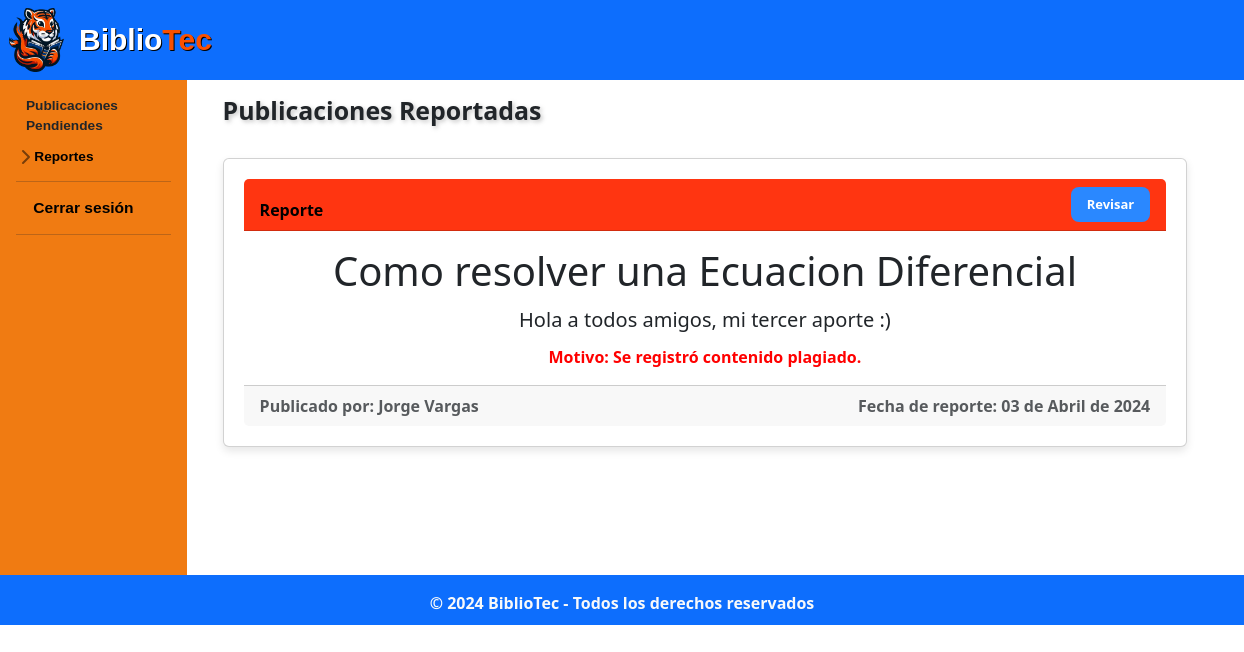
/administracion/administrador/rep_publicacion_pendiente.php, run on an earlier commit of the app's database.
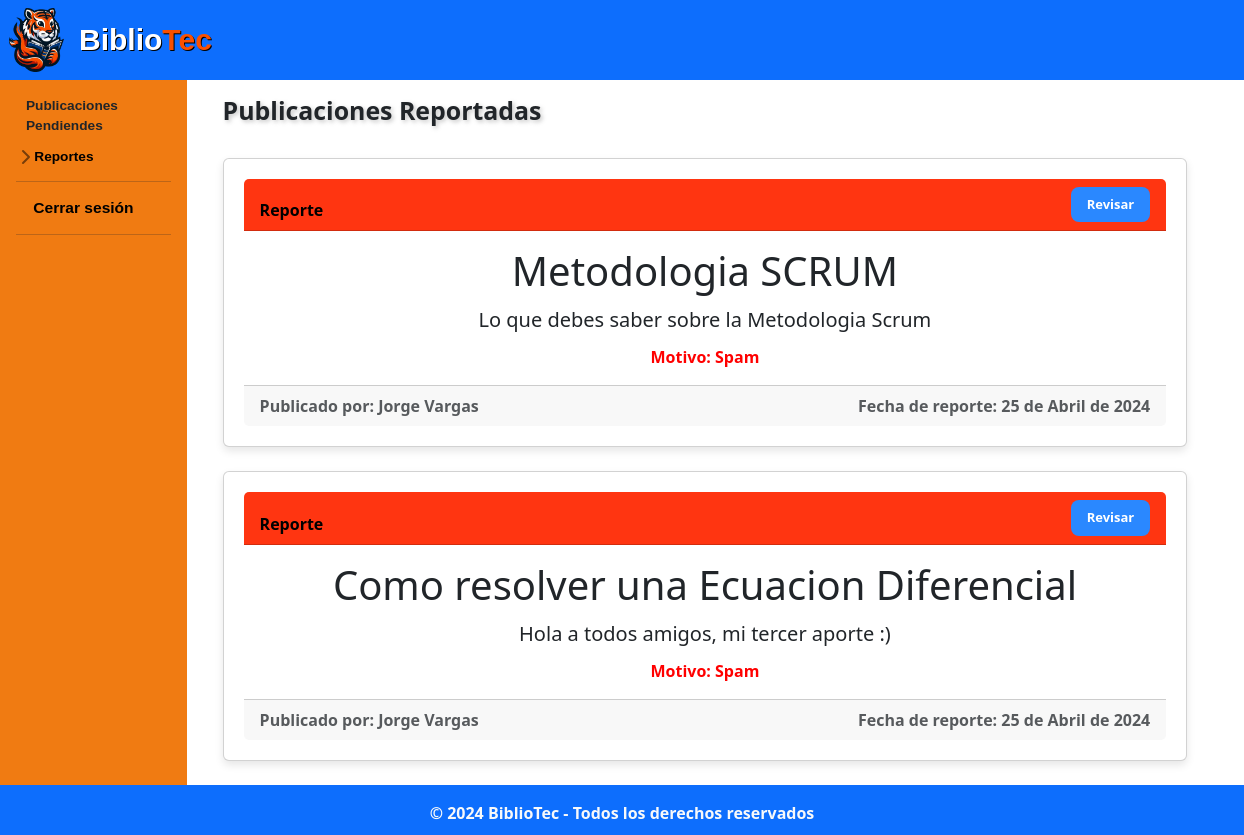
And on a later commit of the database.
### tables this page shows
CREATE TABLE IF NOT EXISTS `publicacion` (
  `idPub` int NOT NULL AUTO_INCREMENT,
  `id_Usuario` int NOT NULL,
  `titulo_Pub` varchar(50) NOT NULL,
  `fecha_Pub` date NOT NULL,
  `descrip_Pub` text NOT NULL,
  `calif_Pub` decimal(10,0) NOT NULL,
  `carrera_Pub` varchar(45) NOT NULL,
  `materia_Pub` varchar(60) NOT NULL,
  `tipo_pub` varchar(45) NOT NULL,
  `archivo_Pub` varchar(100) NOT NULL,
  `estado_Pub` tinyint(1) NOT NULL,
  PRIMARY KEY (`idPub`),
  KEY `fk_Publicacion_Usuario1_idx` (`id_Usuario`)
);

CREATE TABLE IF NOT EXISTS `usuario` (
  `idUsuario` int NOT NULL AUTO_INCREMENT,
  `nom_Us` varchar(50) NOT NULL,
  `apell_Us` varchar(50) NOT NULL,
  `carrera_Us` varchar(70) NOT NULL,
  `semestre_Us` varchar(50) NOT NULL,
  `correo_Us` varchar(100) NOT NULL,
  `contra_Us` varchar(60) NOT NULL,
  PRIMARY KEY (`idUsuario`),
  KEY `carrera_Us` (`carrera_Us`)
);

### php/functions.php (called while the page is built, shortened)
<?php
class functions
{
    public static function convertirFecha($fecha)
    {
        $fecha_timestamp = strtotime($fecha);
        $hoy = strtotime('today');
        $ayer = strtotime('yesterday');
        if ($fecha_timestamp >= $hoy) {
            return 'Hoy';
        }
        elseif ($fecha_timestamp >= $ayer) {
            return 'Ayer';
        }
        else {
            $diferencia = floor((time() - $fecha_timestamp) / (60 * 60 * 24));
            if ($diferencia <= 7) {
                return "Hace $diferencia días";
            } else {
                return self::fechaCompleta($fecha);
            }
        }
    }
    private static function fechaCompleta($fecha)
    {
        $fecha = new DateTime($fecha);
        $fecha = $fecha->format('d-m-Y');
        $dateArr = explode("-", $fecha);
        $dateArr[1] = self::mes($dateArr[1]);
        $fechaN = implode(" de ", $dateArr);
        return $fechaN;
    }
    private static function mes($month)
    {
        switch ($month) {
            case '04':
                return 'Abril';
                break;
        }
    }
}

### administracion/administrador/rep_publicacion_pendiente.php (the view, shortened to what this page needs)
<?php
$link = include('../../php/conexion.php');
include('../../php/functions.php');
$query_rp = "SELECT * FROM 	reportepublicación ORDER BY idReporte DESC ";
$query_p = "SELECT p.*, u.nom_Us, u.apell_Us FROM publicacion p
            JOIN usuario u ON p.id_Usuario = u.idUsuario
            WHERE p.idPub IN (SELECT idPub FROM reportepublicación)
            ORDER BY p.idPub DESC ";
$registros_rp = mysqli_query($link, $query_rp);
$registros_p = mysqli_query($link, $query_p);
?>
<!DOCTYPE html>
<html lang="es">
<head>
  <link rel="stylesheet" href="../../css/normalizar.css">
  <link rel="stylesheet" href="../../css/estilos.css">
  <link rel="stylesheet" href="../../css/hover-min.css">
  <link rel="stylesheet" href="../../css/animate.css">
  <link rel="stylesheet" href="../../css/sidebars.css">
  <link rel="stylesheet" href="https://cdnjs.cloudflare.com/ajax/libs/animate.css/4.1.1/animate.min.css" />
  <link href="https://cdn.jsdelivr.net/npm/bootstrap@5.3.3/dist/css/bootstrap.min.css" rel="stylesheet">
  <link rel="stylesheet" href="https://cdn.jsdelivr.net/npm/bootstrap-icons@1.11.3/font/bootstrap-icons.min.css">
</head>
<body>
  <header class="bg-primary py-2">
    <div class="container" style="margin-left:7.8vmax;" >
      <div class="logo">
        <img src="../../images/icons/flamita.png" alt="Logo T - BiblioTec" class="img-fluid mr-2">
        <h4 class="mb-0"><b><span class="col-1">Biblio</span><span class="col-2">Tec</span></h4>
    </div>
  </header>
  <div class="container-fluid">
    <div class="row" >
        <div class="flex-shrink-0 p-3 hola" style="width: 15%; background-color: #F07B12; ">
            <ul class="list-unstyled" id="menu-lateral" style="padding-bottom: 300px">
                <li class="mb-1">
                  <a class="nav-link align-items-center" href="admin_home.php" id="letrabardos" style="margin-left:10px">Publicaciones Pendiendes</a>
                </li>
                <li class="mb-1">
                    <button class="btn btn-toggle d-inline-flex align-items-center rounded border-0 collapsed" id="letrabardos" data-bs-toggle="collapse" data-bs-target="#dashboard-collapse" aria-expanded="false" style="color: black; font-weight: bold;">
                      Reportes
                    </button>
                  </li>
                <hr class="my-2">
                <li class="mb-1">
                    <button class="btn d-inline-flex align-items-center rounded border-0 collapsed" id="letrabardos" style="color: black; font-weight: bold;">
                    <a class="nav-link align-items-center" href="admin_home.php?logout=true" id="letrabar">Cerrar sesión</a>
                    </button>
                </li>
                <hr class="my-2">
            </ul>
        </div>
      <main role="main" class="col-md-9 ml-sm-auto col-lg-10 px-4">
        <div class="container mt-3">
          <h2 style="user-select: none;font-size: 2vmax;text-shadow: 2px 2px 4px rgba(114, 114, 114, 0.4);
          margin-top: 0.5vmax;"><b>Publicaciones Reportadas</b></h2>
          <br>
          <?php
          while ($fila = mysqli_fetch_array($registros_rp) and $fila2 = mysqli_fetch_array($registros_p)) {
          ?>
          <div class="publicacion card mb-4">
            <div class="card-header d-flex justify-content-between align-items-end" style="background-color: #FF3511; color: #000000;">
                Reporte
              <div class="col text-end align-items-end mx-auto">
                <a class="col-sm-1.5" style="background-color: #2A88FF; color: #FFFFFF; font-size: small;" name="fade" href="reporte_publicación.php?id=<?php echo $fila['idPub']; ?>"  class="btn btn-sm my-0 ">
                Revisar</a>
              </div>
            </div>
              <div class="card-body">
                <h3 class="card-title display-6"><b><?php echo $fila2['titulo_Pub']; ?></b></h3>
                <p class="card-text lead"><?php echo $fila2['descrip_Pub']; ?></p>
                <p class="card-text" style="color: red;">Motivo: <?php echo ($fila['motivo_Report']); ?></p>
              </div>
              <div class="card-footer d-flex text-muted justify-content-between align-items-end">
                <span class="card-text comment-date mb-0">Publicado por: <?php echo $fila2['nom_Us'] . " " . $fila2['apell_Us']; ?></span>
                <span class="card-text comment-date mb-0">Fecha de reporte: <?php echo functions::convertirFecha($fila['fecha_Report']); ?></span>
              </div>
          </div>
          <?php
          }
          ?>
        </div>
      </main>
    </div>
  </div>
  <footer class="animate__animated animate__heartBeat animate__delay-2s py-3 text-light bg-primary">
        <div class="container" >
            <p class="mb-1">&copy; 2024 BiblioTec - Todos los derechos reservados</p>
        </div>
    </footer>
</body>
</html>

### css/normalizar.css (style rules this page uses)
html { line-height: 1.15; -webkit-text-size-adjust: 100%; }
body { margin: 0; }
main { display: block; }
hr { box-sizing: content-box; height: 0; overflow: visible; }
a { background-color: transparent; }
b, strong { font-weight: bolder; }
img { border-style: none; }
button, input, optgroup, select, textarea { font-family: inherit; font-size: 100%; line-height: 1.15; margin: 0; }
button, input { overflow: visible; }
button, select { text-transform: none; }
button, [type="button"], [type="reset"], [type="submit"] { -webkit-appearance: button; }

### css/estilos.css (style rules this page uses)
.logo { width: 55px; text-decoration: none; display: flex; align-items: center; text-decoration: none; }
.logo h4 { font-family: 'Agrandir', sans-serif; font-size: 30px; margin: 0; color: white; text-shadow: 1px 1px 0 black; margin-left: 5px; user-select: none; }
.logo h4 .col-1 { color: white; }
.logo h4 .col-2 { color: #FA5000 }
.logo img { width:100%; vertical-align: top; margin-left: -100px; width: 55px; margin-right: 10px; }
.publicacion { margin-bottom: 20px; border-radius: 12px; box-shadow: 0 4px 8px rgba(0, 0, 0, 0.1); background-color: #fff; padding: 20px; }
.publicacion h3 { text-align: center; margin-bottom: 10px; }
.publicacion p { text-align: center; margin-bottom: 10px; }
.publicacion a { display: inline-block; background-color: #007bff; color: #fff; padding: 8px 16px; border-radius: 8px; text-decoration: none; transition: all 0.3s ease; }
footer { position: bottom; bottom: 0; background-color: #007bff; background-attachment: fixed; width: 100%; height: 50px; padding: 35px; box-sizing: border-box; text-align: center; background-size: 30%; background-position: bottom; }

### css/sidebars.css (style rules this page uses)
.btn-toggle::before { width: 1.25em; line-height: 0; transition: transform .35s ease; transform-origin: .5em 50%; }
#letrabar { font-family: 'Agrandir', sans-serif; font-size: 1.25vmax; margin-left: 1.3vmax; font-weight: 800; }
#letrabardos { font-family: 'Agrandir', sans-serif; font-size: 1.1vmax; margin-left: -7%; font-style:inherit; }

What changed in the data, as far as the page shows it:
no longer on this page (row unchanged): reportepublicación: motivo_Report "Se registró contenido plagiado.", fecha_Report "03 de Abril de 2024"
now on this page (row edited): publicacion: titulo_Pub "Metodologia SCRUM", descrip_Pub "Lo que debes saber sobre la Metodologia Scrum", id_Usuario.nom_Us "Jorge", id_Usuario.apell_Us "Vargas"
added reportepublicación: motivo_Report "Spam", fecha_Report "25 de Abril de 2024"
added reportepublicación: motivo_Report "Spam", fecha_Report "25 de Abril de 2024"
